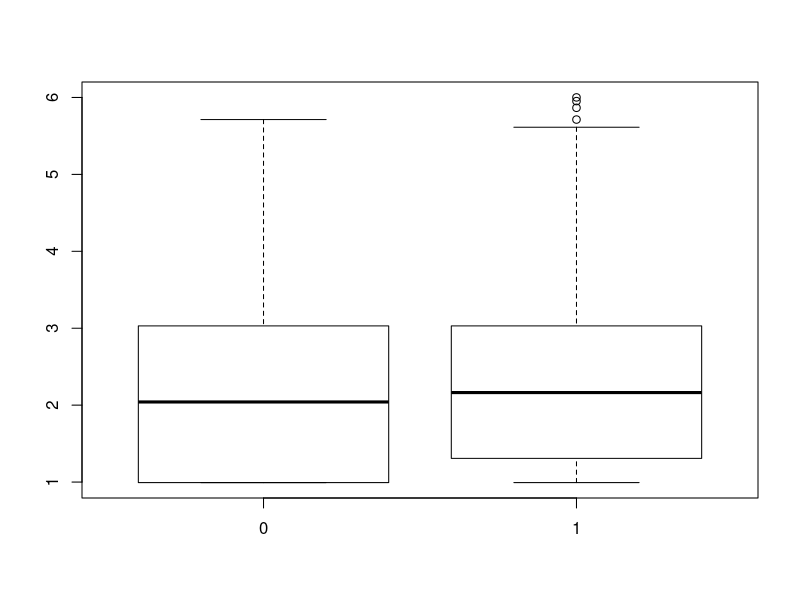
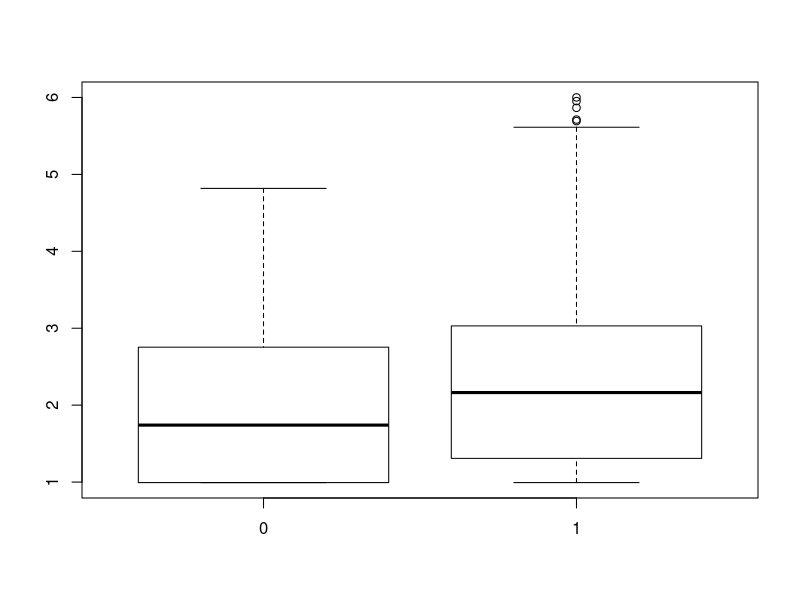
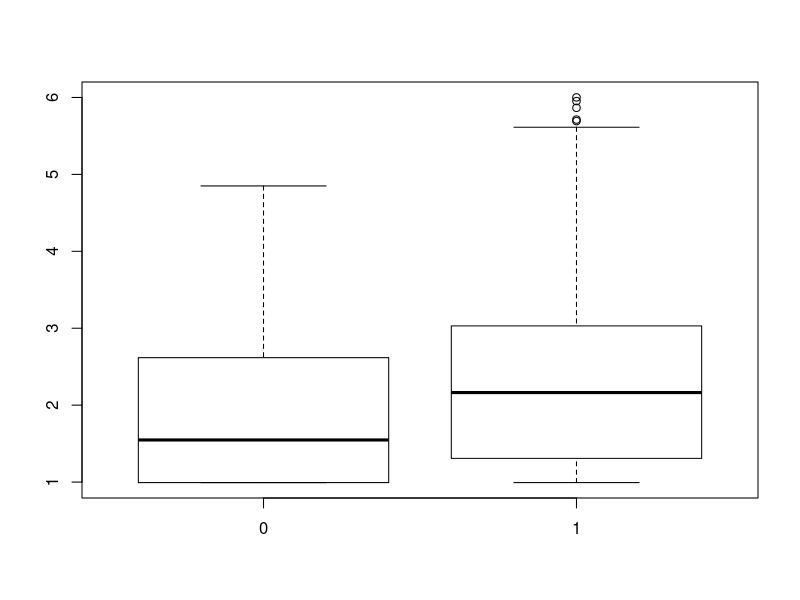
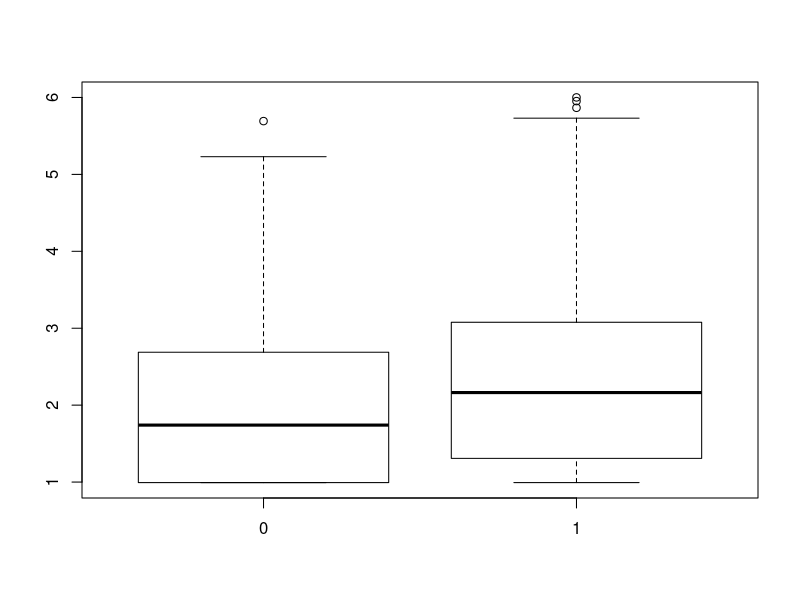
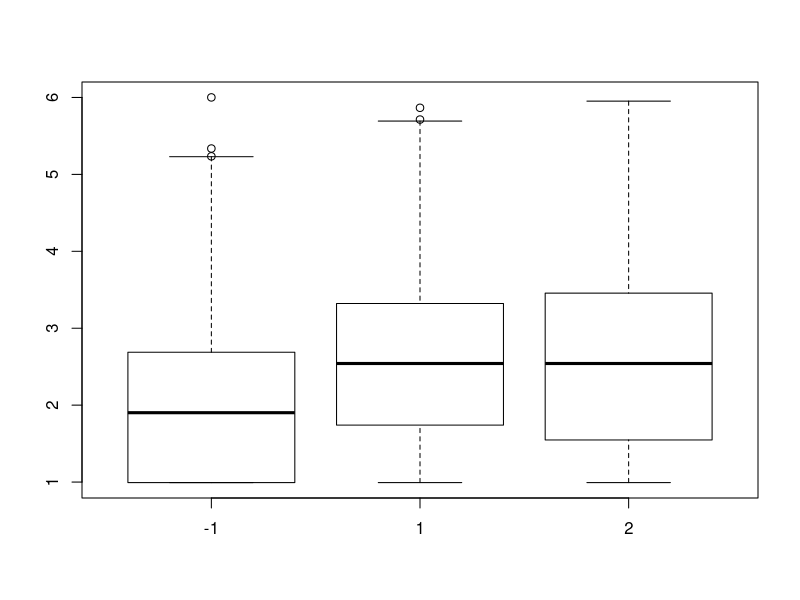
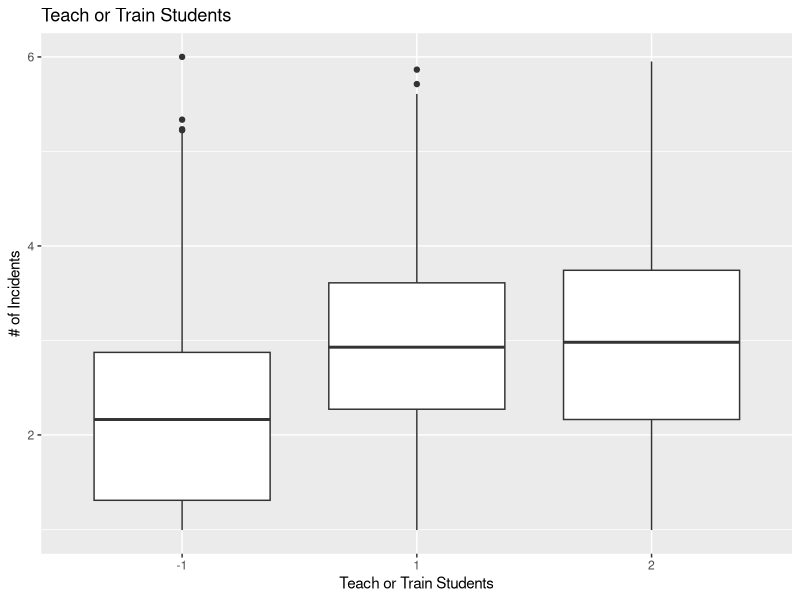

Source code (R) for these figures, in order: (Note: this script raises an error after producing the figures.)
## ---- chunk 1
knitr::opts_chunk$set(echo = TRUE)
library(dplyr)
library(ggplot2)
library(survey)
## ---- chunk 2
school<-read.csv("school.csv", header= TRUE, stringsAsFactors = FALSE)
school$schid
summary(school$c0264)
table(school$c0264)
unique(school$ic0264)



data<-select(school,schid,vioinc08,c0174,c0176,c0178,c0180, c0264, finalwgt,strata)
colnames(data) = c("school_id", "num_vioninc", "prevention_train", "modification", "counseling", "mentor","train_drug","final_wt", "strata")
summary(data$modification)

data$prevention_train[data$prevention_train == 2]<-0
data$modification[data$modification == 2]<-0
data$counseling[data$counseling==2]<-0
data$mentor[data$mentor == 2] <- 0

summary(data)
nrow(data)
head(data)
data$final_wt
range(data$final_wt)
max(data$final_wt)
boxplot(data$final_wt, plot=FALSE)$out
## ---- chunk 3
dstrat <- svydesign(id = ~1, strata = ~strata, weights = ~final_wt, data = data,nest=T)
summary(dstrat)
subdata<-subset(data,strata>200&strata<400)
dstrat2<-svydesign(id = ~1, strata = ~strata, weights = ~final_wt, data = subdata)
data$school_id


## ---- chunk 4
svyboxplot( log(num_vioninc+2.7)~as.factor(prevention_train), dstrat, all.outliers = TRUE)
svyboxplot( log(num_vioninc+2.7)~as.factor(modification), dstrat, all.outliers = TRUE)
svyboxplot(log(num_vioninc+2.7)~as.factor(counseling), dstrat, all.outliers = TRUE)
svyboxplot( log(num_vioninc+2.7)~as.factor(mentor), dstrat, all.outliers = TRUE)
## ---- chunk 5
svyboxplot( log(num_vioninc+2.7)~as.factor(train_drug), dstrat, all.outliers = TRUE)

ggplot(data, aes(x=as.factor(train_drug), y = log(num_vioninc + 2.7))) +
  geom_boxplot() + ggtitle("Teach or Train Students") +
  xlab("Teach or Train Students") + ylab("# of Incidents")
## ---- chunk 6
summary(school)
rep_design <- svrepdesign(variables = school[,-c(201:251)],
                          repweights = school[, 202:251],
                          weights = school[,201],
                          combined.weights = TRUE,
                          type = "JKn", scale = 1, rscales = 1)
svymean(~vioinc08, rep_design)
#subset rows which are only middle schools and high school 
new_design <- subset(rep_design, strata>200 & strata<400) 
svymean(~vioinc08, new_design)

#run subset on the desgin
#type = "JKn" is jacknife

# do svyglm() on the new_design
svyglm(vioinc08 ~ c0174 + c0176 + c0178 +c0180 + c0264, new_design)

rep_design
?svymean()
svytotal(school$vioinc08, rep_design)
svymean(school$vioinc08, rep_design)
svymean(~interaction(school$vioinc08, ))

which(colnames(school) == "finalwgt")
which(colnames(school) == "repwgt50")

?svrepdesign()

# ?update() for adding a new variable. 
?update()

#proportion

#for categorical variable, chiqsquare & t-distribution
#svyglm for categorical need to imput more staff inside the arguments.

#what the difference for using different implutation variable, should be relative to the enrollment size. 
## ---- chunk 7
table(school$c0174, school$fr_size)
prop.table(table(school$c0174, school$fr_size), margin = 2)
chisq.test(table(school$c0174, school$fr_size))

svytable(~c0174 + fr_size, design = new_design)
prop.table(svytable(~c0174 + fr_size, design = new_design), margin = 2)
svyby(formula = ~c0174, by = ~fr_size, design = new_design, FUN = svymean)

## ---- chunk 8
rep_design <- svrepdesign(variables = school[,-c(201:251)],
                          repweights = school[, 202:251],
                          weights = school[,201],
                          combined.weights = TRUE,
                          type = "JKn", scale = 1, rscales = 1)
#subset rows which are only middle schools and high school 
hs_design <- subset(rep_design, strata>300 & strata<400) 
svymean(~vioinc08, hs_design)
true_total <- svytotal(~vioinc08, hs_design)
true_total

library(dplyr)
df <- school %>% filter(strata > 300 & strata < 400)
sum(df$vioinc08)
sum(school$vioinc08)

summary(df$strata)
nrow(df)

school %>% filter(strata > 300 & strata < 400) %>% summarise(sum(vioinc08))

a <- svyby(formula = ~vioinc08, by = ~strata, design = hs_design, FUN = svytotal)
a
a$vioinc08 / true_total


summary(school$vioinc08)
#number of incident less than 



svytable(~c0174 + c0178 +strata, design = test_design)
prop.table(svytable(~c0174 + c0176 + strata, design = new_design), margin = 2)
svyby(formula = ~c0174, by = ~fr_size, design = new_design, FUN = svytotal)


?svyglm()
fit <- svyglm(vioinc08 ~ factor(c0174) + factor(c0176) + factor(c0178) + factor(c0180) + factor(c0264), design = hs_design)
summary(fit)
